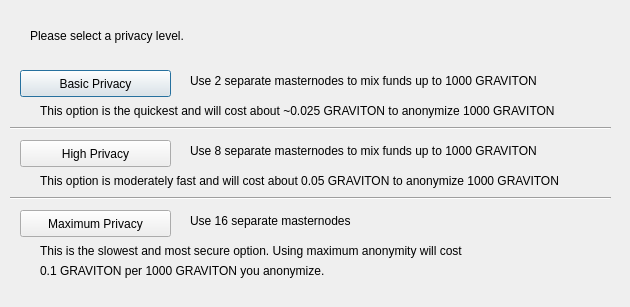
<?xml version="1.0" encoding="UTF-8"?>
<ui version="4.0">
 <class>DarksendConfig</class>
 <widget class="QDialog" name="DarksendConfig">
  <property name="geometry">
   <rect>
    <x>0</x>
    <y>0</y>
    <width>630</width>
    <height>307</height>
   </rect>
  </property>
  <property name="windowTitle">
   <string>Configure Darksend</string>
  </property>
  <widget class="QPushButton" name="buttonBasic">
   <property name="geometry">
    <rect>
     <x>20</x>
     <y>70</y>
     <width>151</width>
     <height>27</height>
    </rect>
   </property>
   <property name="text">
    <string>Basic Privacy</string>
   </property>
  </widget>
  <widget class="QPushButton" name="buttonHigh">
   <property name="geometry">
    <rect>
     <x>20</x>
     <y>140</y>
     <width>151</width>
     <height>27</height>
    </rect>
   </property>
   <property name="text">
    <string>High Privacy</string>
   </property>
  </widget>
  <widget class="QPushButton" name="buttonMax">
   <property name="geometry">
    <rect>
     <x>20</x>
     <y>210</y>
     <width>151</width>
     <height>27</height>
    </rect>
   </property>
   <property name="text">
    <string>Maximum Privacy</string>
   </property>
  </widget>
  <widget class="QLabel" name="label">
   <property name="geometry">
    <rect>
     <x>30</x>
     <y>20</y>
     <width>571</width>
     <height>31</height>
    </rect>
   </property>
   <property name="text">
    <string>Please select a privacy level.</string>
   </property>
  </widget>
  <widget class="QLabel" name="label_2">
   <property name="geometry">
    <rect>
     <x>190</x>
     <y>70</y>
     <width>421</width>
     <height>21</height>
    </rect>
   </property>
   <property name="text">
    <string>Use 2 separate masternodes to mix funds up to 1000 GRAVITON</string>
   </property>
  </widget>
  <widget class="QLabel" name="label_3">
   <property name="geometry">
    <rect>
     <x>190</x>
     <y>140</y>
     <width>411</width>
     <height>21</height>
    </rect>
   </property>
   <property name="text">
    <string>Use 8 separate masternodes to mix funds up to 1000 GRAVITON</string>
   </property>
  </widget>
  <widget class="QLabel" name="label_4">
   <property name="geometry">
    <rect>
     <x>190</x>
     <y>210</y>
     <width>421</width>
     <height>21</height>
    </rect>
   </property>
   <property name="text">
    <string>Use 16 separate masternodes</string>
   </property>
  </widget>
  <widget class="QLabel" name="label_6">
   <property name="geometry">
    <rect>
     <x>40</x>
     <y>100</y>
     <width>561</width>
     <height>21</height>
    </rect>
   </property>
   <property name="text">
    <string>This option is the quickest and will cost about ~0.025 GRAVITON to anonymize 1000 GRAVITON</string>
   </property>
  </widget>
  <widget class="QLabel" name="label_7">
   <property name="geometry">
    <rect>
     <x>40</x>
     <y>170</y>
     <width>561</width>
     <height>21</height>
    </rect>
   </property>
   <property name="text">
    <string>This option is moderately fast and will cost about 0.05 GRAVITON to anonymize 1000 GRAVITON</string>
   </property>
  </widget>
  <widget class="QLabel" name="label_8">
   <property name="geometry">
    <rect>
     <x>40</x>
     <y>240</y>
     <width>561</width>
     <height>21</height>
    </rect>
   </property>
   <property name="text">
    <string>This is the slowest and most secure option. Using maximum anonymity will cost</string>
   </property>
  </widget>
  <widget class="QLabel" name="label_9">
   <property name="geometry">
    <rect>
     <x>40</x>
     <y>260</y>
     <width>561</width>
     <height>21</height>
    </rect>
   </property>
   <property name="text">
    <string>0.1 GRAVITON per 1000 GRAVITON you anonymize.</string>
   </property>
  </widget>
  <widget class="Line" name="line">
   <property name="geometry">
    <rect>
     <x>10</x>
     <y>120</y>
     <width>601</width>
     <height>16</height>
    </rect>
   </property>
   <property name="orientation">
    <enum>Qt::Horizontal</enum>
   </property>
  </widget>
  <widget class="Line" name="line_2">
   <property name="geometry">
    <rect>
     <x>10</x>
     <y>190</y>
     <width>601</width>
     <height>16</height>
    </rect>
   </property>
   <property name="orientation">
    <enum>Qt::Horizontal</enum>
   </property>
  </widget>
 </widget>
 <resources/>
 <connections/>
</ui>
